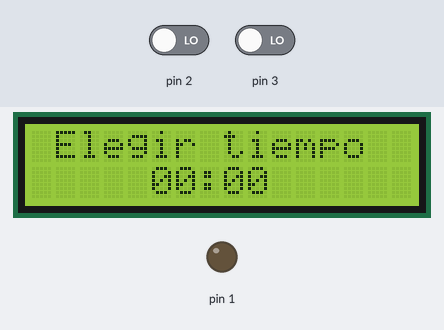
A sketch run on a simulated Arduino Uno, built with avr-gcc and run on an emulated ATmega328P. Parts: 16×2 character LCD, output pins drawn as LEDs (lit = HIGH). The test bench sets the inputs (shaded band); at power-on: pin 2 LOW, pin 3 LOW.

Above: at 2.3 s.
2.4 s: pin 2 driven HIGH
At 3.1 s:
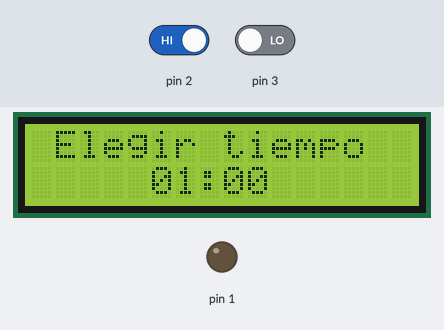
4.1 s: pin 3 driven HIGH
At 5.3 s:
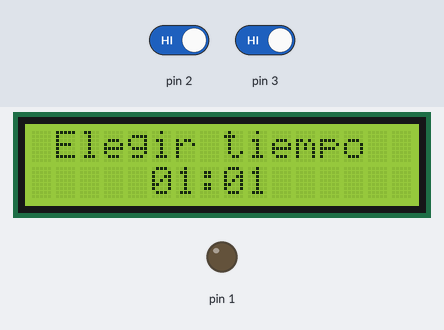
Timing chart, 0 to 7.1 s (numbered marks = the images above; inputs shaded):
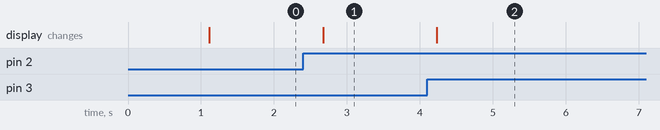

The sketch:

Temporizador.ino
```cpp
#include <Wire.h>
#include <LiquidCrystal_I2C.h>
LiquidCrystal_I2C lcd(0x20, 16, 2);

 int s=0; //Se definen variables
 int m=0;
 int inicio = 0;
volatile int st=0;
int Ast = 0;

void setup()
{
lcd.begin(16,2);
lcd.backlight ();

attachInterrupt(digitalPinToInterrupt(2),ISR_Min,RISING);// Definimos los pines de interrupcion
attachInterrupt(digitalPinToInterrupt(3),ISR_S,RISING);
attachInterrupt(digitalPinToInterrupt(18),INICIA,RISING);
attachInterrupt(digitalPinToInterrupt(19),REINICIA,RISING);
 pinMode(1,OUTPUT);
 lcd.setCursor(0,0);  //Se configura el cartel de inicio
 lcd.print("  Temporizador");
 lcd.setCursor(0,1);
 lcd.print("    Equipo 6");
 delay(1000);  //Despues de un tiempo predeterminado, el cartel cambia

 lcd.clear();
 lcd.setCursor(0,0);
 lcd.print(" Elegir tiempo ");
 lcd.setCursor(5,1);
 lcd.print("00:00");

}

void loop()
{

  while((inicio%2) == 1) //Se inicia el ciclo, con esto, hacemos que
  {                      //la cuenta regresiva inicie hasta que se presionado el botón de Inicio
    if(st>0){
    delay(500);
    st--;
    m = (st / 60) % 60;  //Convertimos los segundos totales en minutos
    s = st % 60;        //Convertimos los segundos totales en periodos de 60 segundos

    lcd.setCursor(0,0);
    lcd.print("   Corriendo   ");

    lcd.setCursor(5,1);

    if(m<10)lcd.print("0");

    lcd.print(m);
    lcd.print(":");

    if(s<10) lcd.print("0");
    lcd.print(s);

    }
    if(st==0) {  //Cuando acabe el tiempo se cambia el cartel y se enciende el LED
    digitalWrite(1,HIGH);
    lcd.setCursor(0,0);
    lcd.print("               ");
    lcd.setCursor(0,1); lcd.print("   Finalizado");
    delay (3000);
    lcd.clear();
    inicio = 0;
    }
  }

  while ((inicio%2) == 0){  //Se realiza la configuración para que pause o reinicie la cuenta.

    if (Ast > 0){
    st=0;
    Ast=0;
    }

    digitalWrite(1,LOW);
    delay(500);

    m = (st / 60) % 60;  //Convertimos los segundos totales en minutos
    s = st % 60;         //Convertimos los segundos totales en periodos de 60 segundos

    lcd.setCursor(0,0);
    lcd.print(" Elegir tiempo ");

    lcd.setCursor(5,1);

    //lcd.setCursor(0,1);

    if(m<10)lcd.print("0");

    lcd.print(m);
    lcd.print(":");

    if(s<10) lcd.print("0");
    lcd.print(s);
  }
}
void ISR_Min()
{
  st=st+60;
  delay(200);
}

void ISR_S()
{
  st=st+1;
  delay(200);
}

void INICIA()
{
  inicio = inicio + 1;
}
void REINICIA()
{
Ast++;
inicio = 0;
}
```

Measured:
- after the input at 2.4 s, the display: changes after 0.27 s (image 1)
- after the input at 4.1 s, the display: changes after 0.13 s (image 2)
